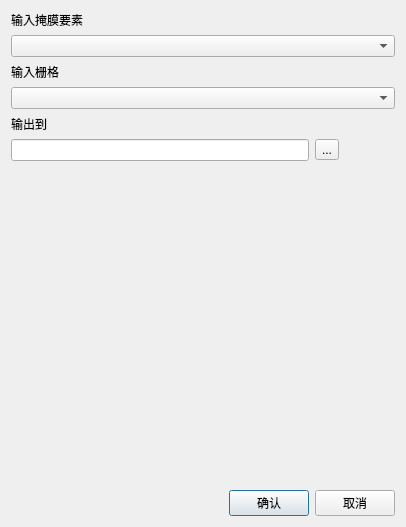
<?xml version="1.0" encoding="UTF-8"?>
<ui version="4.0">
 <class>MaskClass</class>
 <widget class="QDialog" name="MaskClass">
  <property name="geometry">
   <rect>
    <x>0</x>
    <y>0</y>
    <width>406</width>
    <height>527</height>
   </rect>
  </property>
  <property name="windowTitle">
   <string>按掩膜提取</string>
  </property>
  <layout class="QGridLayout" name="gridLayout">
   <item row="5" column="2">
    <widget class="QToolButton" name="toolButton">
     <property name="text">
      <string>...</string>
     </property>
    </widget>
   </item>
   <item row="7" column="1">
    <widget class="QPushButton" name="pushButton">
     <property name="text">
      <string>确认</string>
     </property>
    </widget>
   </item>
   <item row="7" column="2">
    <widget class="QPushButton" name="pushButton_2">
     <property name="text">
      <string>取消</string>
     </property>
    </widget>
   </item>
   <item row="6" column="1">
    <spacer name="verticalSpacer">
     <property name="orientation">
      <enum>Qt::Vertical</enum>
     </property>
     <property name="sizeHint" stdset="0">
      <size>
       <width>20</width>
       <height>40</height>
      </size>
     </property>
    </spacer>
   </item>
   <item row="7" column="0">
    <spacer name="horizontalSpacer">
     <property name="orientation">
      <enum>Qt::Horizontal</enum>
     </property>
     <property name="sizeHint" stdset="0">
      <size>
       <width>40</width>
       <height>20</height>
      </size>
     </property>
    </spacer>
   </item>
   <item row="6" column="2">
    <spacer name="verticalSpacer_2">
     <property name="orientation">
      <enum>Qt::Vertical</enum>
     </property>
     <property name="sizeHint" stdset="0">
      <size>
       <width>20</width>
       <height>40</height>
      </size>
     </property>
    </spacer>
   </item>
   <item row="5" column="0" colspan="2">
    <widget class="QLineEdit" name="lineEdit"/>
   </item>
   <item row="4" column="0" colspan="3">
    <widget class="QLabel" name="label_3">
     <property name="text">
      <string>输出到</string>
     </property>
    </widget>
   </item>
   <item row="3" column="0" colspan="3">
    <widget class="QComboBox" name="comboBox_2"/>
   </item>
   <item row="2" column="0" colspan="3">
    <widget class="QLabel" name="label_2">
     <property name="text">
      <string>输入栅格</string>
     </property>
    </widget>
   </item>
   <item row="1" column="0" colspan="3">
    <widget class="QComboBox" name="comboBox"/>
   </item>
   <item row="0" column="0" colspan="3">
    <widget class="QLabel" name="label">
     <property name="text">
      <string>输入掩膜要素</string>
     </property>
    </widget>
   </item>
  </layout>
 </widget>
 <layoutdefault spacing="6" margin="11"/>
 <resources/>
 <connections/>
</ui>
